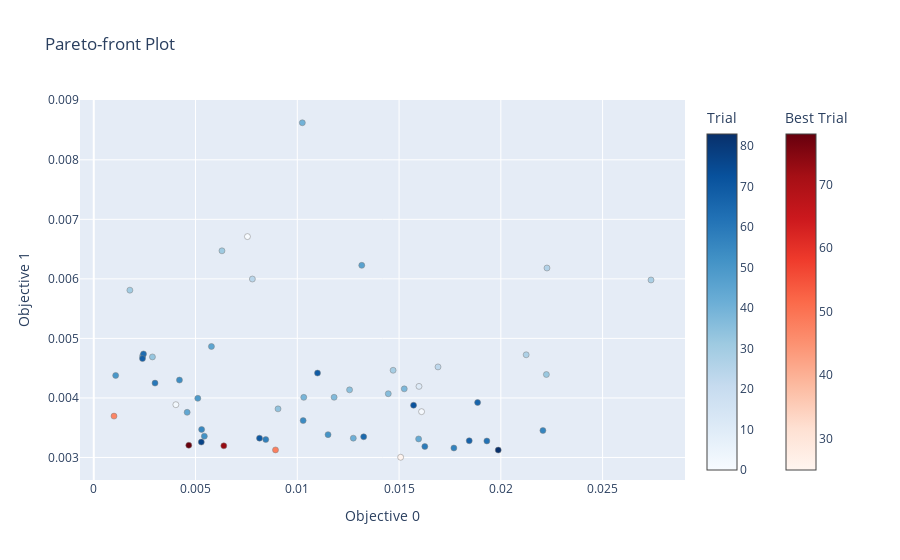

Source (notebook cell):
### Code cell
optuna.visualization.plot_pareto_front(opt_trial.study, include_dominated_trials=True)
#plt.xscale('log')
#plt.yscale('log')
